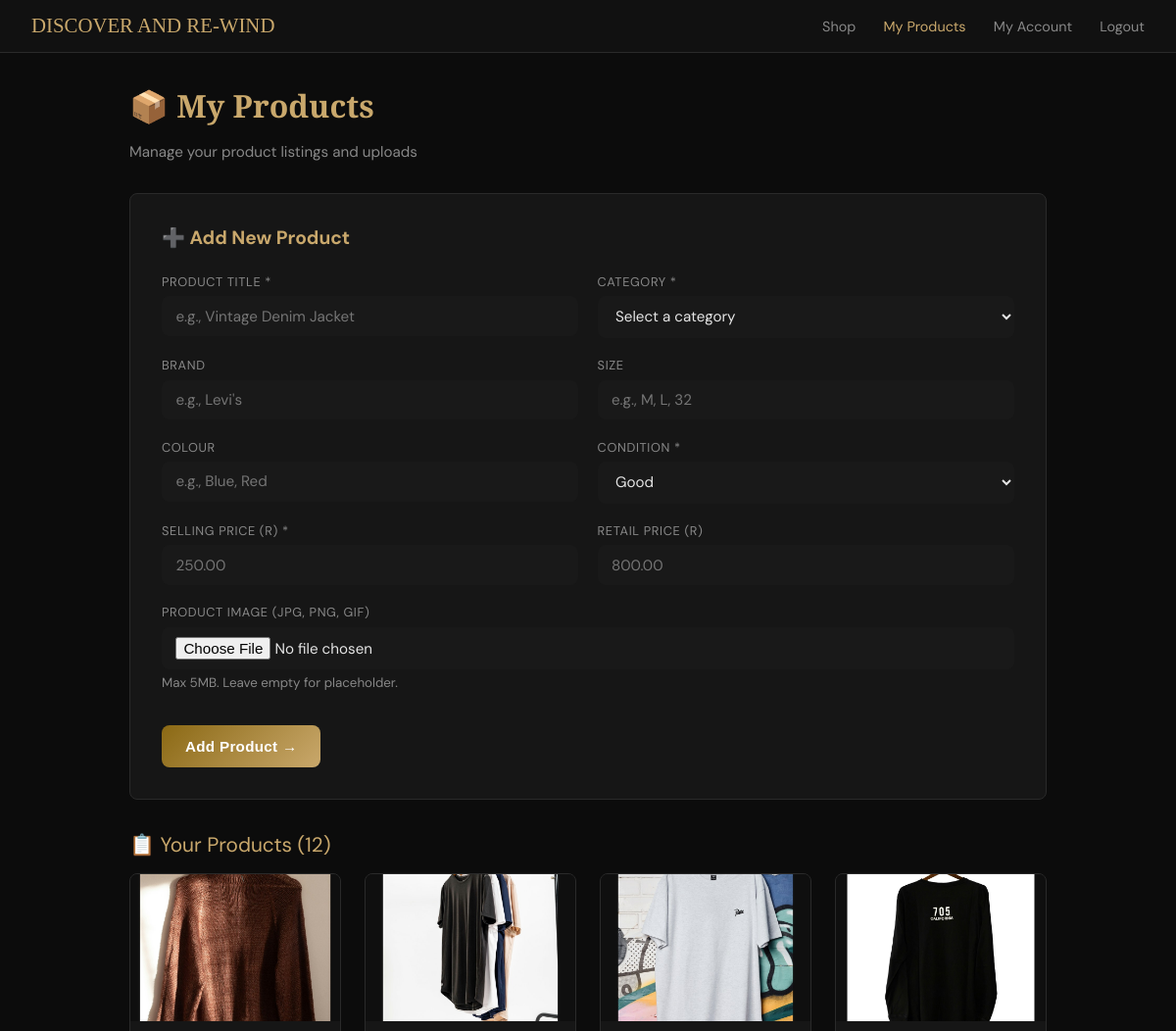
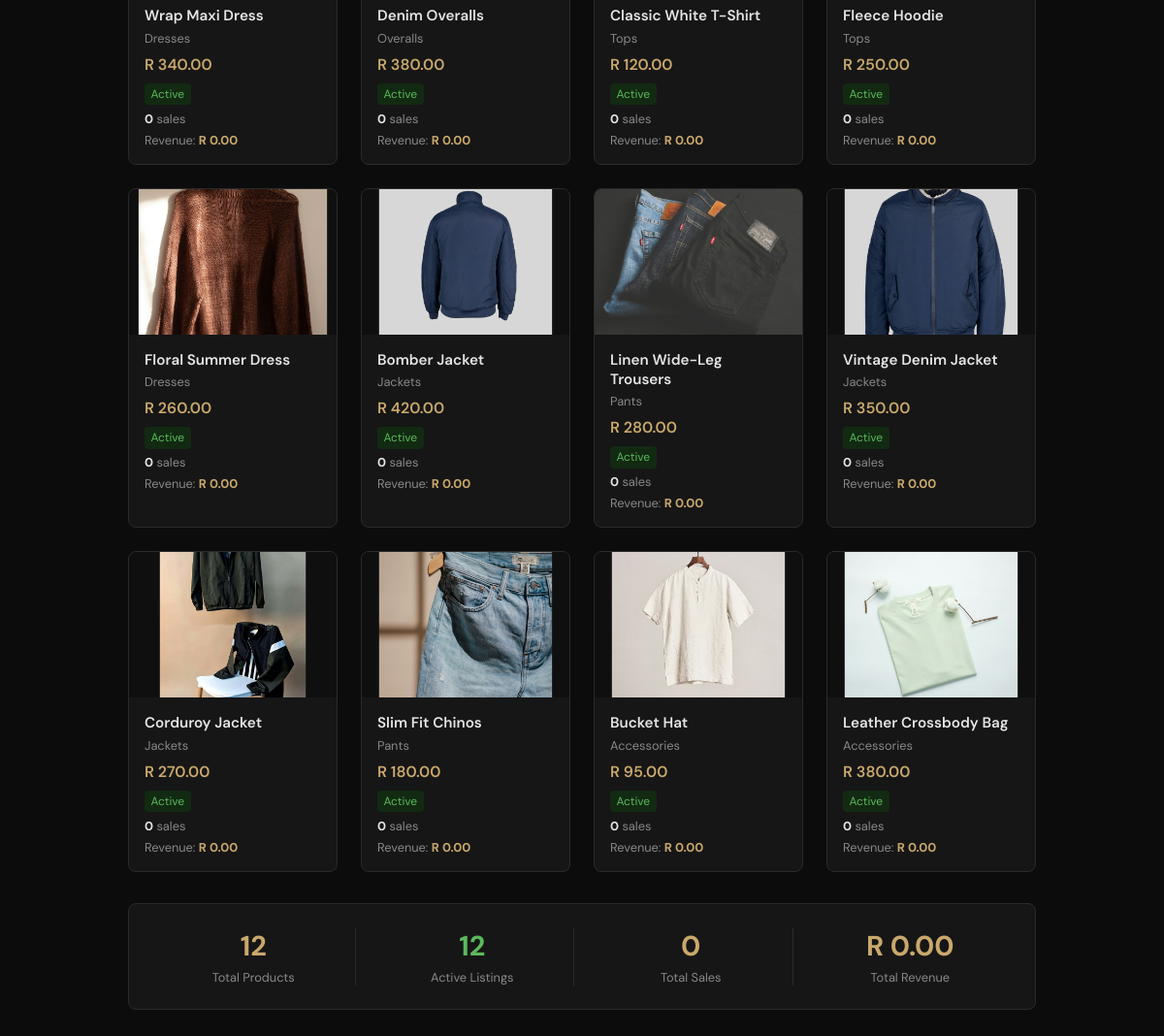
/seller-products.php (signed in), run on the app's committed database (2 pictures, top to bottom).
### tables this page shows
CREATE TABLE IF NOT EXISTS tblClothes (
    clothesID   INT AUTO_INCREMENT PRIMARY KEY,
    sellerID    INT                 DEFAULT NULL,
    title       VARCHAR(200)        NOT NULL,
    category    VARCHAR(80)         NOT NULL,
    brand       VARCHAR(100)        DEFAULT NULL,
    size        VARCHAR(20)         DEFAULT NULL,
    colour      VARCHAR(50)         DEFAULT NULL,
    condition_  ENUM('Mint','Good','Fair','Well-Loved') NOT NULL DEFAULT 'Good',
    sellPrice   DECIMAL(10,2)       NOT NULL,
    retailPrice DECIMAL(10,2)       DEFAULT NULL,
    imageFile   VARCHAR(255)        DEFAULT 'placeholder.jpg',
    status      ENUM('active','sold','inactive') NOT NULL DEFAULT 'active',
    createdAt   DATETIME            NOT NULL DEFAULT CURRENT_TIMESTAMP,
    CONSTRAINT fk_clothes_seller FOREIGN KEY (sellerID) REFERENCES tblUser(userID) ON DELETE SET NULL ON UPDATE CASCADE
);

### seller-products.php (the view, shortened to what this page needs)
<?php
require_once 'DBConn.php';
$userID = $_SESSION['userID'];
$pStmt = $conn->prepare(
    "SELECT c.clothesID, c.title, c.category, c.sellPrice, c.status, c.createdAt,
            c.imageFile,
            COUNT(o.orderID) as totalSales, SUM(o.totalAmount) as totalRevenue
     FROM tblClothes c
     LEFT JOIN tblOrder o ON c.clothesID = o.clothesID
     WHERE c.sellerID = ?
     GROUP BY c.clothesID
     ORDER BY c.createdAt DESC"
);
if ($pStmt) {
    $pStmt->bind_param("i", $userID);
    $pStmt->execute();
    $products = $pStmt->get_result()->fetch_all(MYSQLI_ASSOC);
} else {
    $products = [];
}
$conditions = ['Mint', 'Good', 'Fair', 'Well-Loved'];
?>
<!DOCTYPE html>
<html lang="en">
<head>
</head>
<body>
<nav>
  <a href="index.php" class="logo">DISCOVER AND RE-WIND</a>
  <div class="nav-links">
    <a href="shop.php">Shop</a>
    <a href="seller-products.php" class="active">My Products</a>
    <a href="dashboard.php">My Account</a>
    <a href="logout.php" style="color:var(--muted); text-decoration:none; margin-left:1.5rem; font-size:.9rem;">Logout</a>
  </div>
</nav>
<div class="container">
  <h1>📦 My Products</h1>
  <p class="subtitle">Manage your product listings and uploads</p>
  <div class="form-card">
    <h2 style="font-size:1.2rem; margin-bottom:1.5rem; color:var(--gold);">➕ Add New Product</h2>
    <form method="POST" action="seller-products.php" enctype="multipart/form-data" novalidate>
      <div class="form-row">
        <div>
          <label>Product Title *</label>
          <input type="text" name="title" placeholder="e.g., Vintage Denim Jacket" value="<?= htmlspecialchars($title ?? '') ?>" required>
        </div>
        <div>
          <label>Category *</label>
          <select name="category" required>
            <option value="">Select a category</option>
          </select>
        </div>
      </div>
      <div class="form-row">
        <div>
          <label>Brand</label>
          <input type="text" name="brand" placeholder="e.g., Levi's" value="<?= htmlspecialchars($brand ?? '') ?>">
        </div>
        <div>
          <label>Size</label>
          <input type="text" name="size" placeholder="e.g., M, L, 32" value="<?= htmlspecialchars($size ?? '') ?>">
        </div>
      </div>
      <div class="form-row">
        <div>
          <label>Colour</label>
          <input type="text" name="colour" placeholder="e.g., Blue, Red" value="<?= htmlspecialchars($colour ?? '') ?>">
        </div>
        <div>
          <label>Condition *</label>
          <select name="condition" required>
            <?php foreach ($conditions as $cond): ?>
              <option value="<?= $cond ?>" <?= ($condition ?? 'Good') === $cond ? 'selected' : '' ?>><?= $cond ?></option>
            <?php endforeach; ?>
          </select>
        </div>
      </div>
      <div class="form-row">
        <div>
          <label>Selling Price (R) *</label>
          <input type="number" name="sellPrice" step="0.01" placeholder="250.00" value="<?= htmlspecialchars($sellPrice ?? '') ?>" required>
        </div>
        <div>
          <label>Retail Price (R)</label>
          <input type="number" name="retailPrice" step="0.01" placeholder="800.00" value="<?= htmlspecialchars($retailPrice ?? '') ?>">
        </div>
      </div>
      <div class="form-row full">
        <div>
          <label>Product Image (JPG, PNG, GIF)</label>
          <input type="file" name="productImage" accept="image/jpeg,image/png,image/gif">
          <small style="color:var(--muted); display:block; margin-top:.3rem;">Max 5MB. Leave empty for placeholder.</small>
        </div>
      </div>
      <button type="submit" name="addProduct" class="btn">Add Product →</button>
    </form>
  </div>
  <div class="products-title">📋 Your Products (<?= count($products) ?>)</div>
  <?php if (empty($products)): ?>
    <p class="empty">No products yet. Create your first listing above!</p>
  <?php else: ?>
    <div style="display:grid; grid-template-columns:repeat(auto-fill, minmax(180px, 1fr)); gap:1.5rem; margin-top:1rem;">
      <?php foreach ($products as $p): ?>
        <div style="background:var(--card); border:1px solid var(--border); border-radius:var(--radius); overflow:hidden; transition:transform .2s;">
          <div style="width:100%; height:150px; background:#1f1f1f; display:flex; align-items:center; justify-content:center; overflow:hidden;">
            <img src="images/<?= htmlspecialchars($p['imageFile']) ?>" alt="<?= htmlspecialchars($p['title']) ?>"
              style="width:100%; height:100%; object-fit:cover;"
              onerror="this.style.display='none'; this.parentElement.innerHTML='🧥 <?= htmlspecialchars($p['category']) ?>';">
          </div>
          <div style="padding:1rem;">
            <div style="font-weight:600; font-size:.95rem; margin-bottom:.3rem; word-break:break-word;"><?= htmlspecialchars($p['title']) ?></div>
            <div style="font-size:.8rem; color:var(--muted); margin-bottom:.5rem;"><?= htmlspecialchars($p['category']) ?></div>
            <div style="font-weight:600; color:var(--gold); margin-bottom:.5rem;">R <?= number_format($p['sellPrice'], 2) ?></div>
            <div style="margin-bottom:.5rem;">
              <span style="padding:.2rem .4rem; border-radius:4px; font-size:.75rem;
                background:<?= $p['status'] === 'active' ? '#122a12' : ($p['status'] === 'sold' ? '#2a1212' : '#2a2a2a') ?>;
                color:<?= $p['status'] === 'active' ? '#5cb85c' : ($p['status'] === 'sold' ? '#e05252' : '#888') ?>;">
                <?= ucfirst($p['status']) ?>
              </span>
            </div>
            <div style="font-size:.8rem; color:var(--muted); margin-bottom:.3rem;">
              <strong style="color:var(--text);"><?= (int)$p['totalSales'] ?></strong> sale<?= $p['totalSales'] != 1 ? 's' : '' ?>
            </div>
            <div style="font-size:.8rem; color:var(--muted);">
              Revenue: <strong style="color:var(--gold);">R <?= number_format($p['totalRevenue'] ?? 0, 2) ?></strong>
            </div>
          </div>
        </div>
      <?php endforeach; ?>
    </div>
    <?php
      $totalProducts = count($products);
      $activeListed = count(array_filter($products, function($p) { return $p['status'] === 'active'; }));
      $totalSalesMade = array_sum(array_map(function($p) { return (int)$p['totalSales']; }, $products));
      $totalRevenueEarned = array_sum(array_map(function($p) { return (float)($p['totalRevenue'] ?? 0); }, $products));
    ?>
    <div style="background:var(--card); border:1px solid var(--border); border-radius:var(--radius); padding:1.5rem; margin-top:2rem; display:grid; grid-template-columns:repeat(4, 1fr); gap:1rem;">
      <div style="text-align:center; border-right:1px solid var(--border);">
        <div style="font-size:1.8rem; color:var(--gold); font-weight:bold;"><?= $totalProducts ?></div>
        <div style="font-size:.8rem; color:var(--muted); margin-top:.3rem;">Total Products</div>
      </div>
      <div style="text-align:center; border-right:1px solid var(--border);">
        <div style="font-size:1.8rem; color:#5cb85c; font-weight:bold;"><?= $activeListed ?></div>
        <div style="font-size:.8rem; color:var(--muted); margin-top:.3rem;">Active Listings</div>
      </div>
      <div style="text-align:center; border-right:1px solid var(--border);">
        <div style="font-size:1.8rem; color:#c9a86c; font-weight:bold;"><?= $totalSalesMade ?></div>
        <div style="font-size:.8rem; color:var(--muted); margin-top:.3rem;">Total Sales</div>
      </div>
      <div style="text-align:center;">
        <div style="font-size:1.8rem; color:var(--gold); font-weight:bold;">R <?= number_format($totalRevenueEarned, 2) ?></div>
        <div style="font-size:.8rem; color:var(--muted); margin-top:.3rem;">Total Revenue</div>
      </div>
    </div>
  <?php endif; ?>
</div>
</body>
</html>

### seller-products.php (style rules this page uses)
:root { --bg:#0c0c0c; --card:#161616; --gold:#c9a86c; --text:#e5e5e5; --muted:#888; --border:#2a2a2a; --radius:8px; }
* { box-sizing:border-box; margin:0; padding:0; }
body { font-family:'DM Sans',sans-serif; background:var(--bg); color:var(--text); min-height:100vh; }
nav { background:#111; border-bottom:1px solid var(--border); display:flex; align-items:center; justify-content:space-between; padding:.9rem 2rem; }
.logo { font-family:'Playfair Display',serif; color:var(--gold); font-size:1.3rem; text-decoration:none; }
.nav-links a { color:var(--muted); text-decoration:none; margin-left:1.5rem; font-size:.9rem; }
.nav-links a:hover, .nav-links a.active { color:var(--gold); }
.container { max-width:1000px; margin:0 auto; padding:2rem; }
h1 { font-family:'Playfair Display',serif; font-size:2rem; margin-bottom:1rem; color:var(--gold); }
.subtitle { color:var(--muted); margin-bottom:2rem; font-size:.95rem; }
.form-card { background:var(--card); border:1px solid var(--border); border-radius:var(--radius); padding:2rem; margin-bottom:2rem; }
.form-row { display:grid; grid-template-columns:1fr 1fr; gap:1.2rem; margin-bottom:1.2rem; }
.form-row.full { grid-template-columns:1fr; }
label { display:block; font-size:.8rem; color:var(--muted); text-transform:uppercase; letter-spacing:.05em; margin-bottom:.4rem; }
input, select, textarea { width:100%; padding:.65rem .9rem; background:#191919; border:1px solid var(--border2); color:var(--text); border-radius:var(--radius); font-family:'DM Sans',sans-serif; font-size:.95rem; transition:border-color .2s; }
.btn { background:linear-gradient(135deg,#8b6914,var(--gold)); color:#fff; border:none; padding:.8rem 1.5rem; border-radius:var(--radius); cursor:pointer; font-size:.95rem; font-weight:600; letter-spacing:.02em; margin-top:1rem; }
.products-title { font-size:1.3rem; margin:2rem 0 1rem; color:var(--gold); }

### data on the page
tblclothes: imageFile (picture), title "Wrap Maxi Dress", category "Dresses", sellPrice "340.00", status "Active", totalSales "0", totalRevenue "0.00"
tblclothes: imageFile (picture), title "Denim Overalls", category "Overalls", sellPrice "380.00", status "Active", totalSales "0", totalRevenue "0.00"
tblclothes: imageFile (picture), title "Classic White T-Shirt", category "Tops", sellPrice "120.00", status "Active", totalSales "0", totalRevenue "0.00"
tblclothes: imageFile (picture), title "Fleece Hoodie", category "Tops", sellPrice "250.00", status "Active", totalSales "0", totalRevenue "0.00"
tblclothes: imageFile (picture), title "Floral Summer Dress", category "Dresses", sellPrice "260.00", status "Active", totalSales "0", totalRevenue "0.00"
tblclothes: imageFile (picture), title "Bomber Jacket", category "Jackets", sellPrice "420.00", status "Active", totalSales "0", totalRevenue "0.00"
tblclothes: imageFile (picture), title "Linen Wide-Leg Trousers", category "Pants", sellPrice "280.00", status "Active", totalSales "0", totalRevenue "0.00"
tblclothes: imageFile (picture), title "Vintage Denim Jacket", category "Jackets", sellPrice "350.00", status "Active", totalSales "0", totalRevenue "0.00"
tblclothes: imageFile (picture), title "Corduroy Jacket", category "Jackets", sellPrice "270.00", status "Active", totalSales "0", totalRevenue "0.00"
tblclothes: imageFile (picture), title "Slim Fit Chinos", category "Pants", sellPrice "180.00", status "Active", totalSales "0", totalRevenue "0.00"
tblclothes: imageFile (picture), title "Bucket Hat", category "Accessories", sellPrice "95.00", status "Active", totalSales "0", totalRevenue "0.00"
tblclothes: imageFile (picture), title "Leather Crossbody Bag", category "Accessories", sellPrice "380.00", status "Active", totalSales "0", totalRevenue "0.00"

### other printed values
count($products) "12"
$totalProducts "12"
$activeListed "12"
$totalSalesMade "0"
$totalRevenueEarned "0.00"
form field condition "Good"
